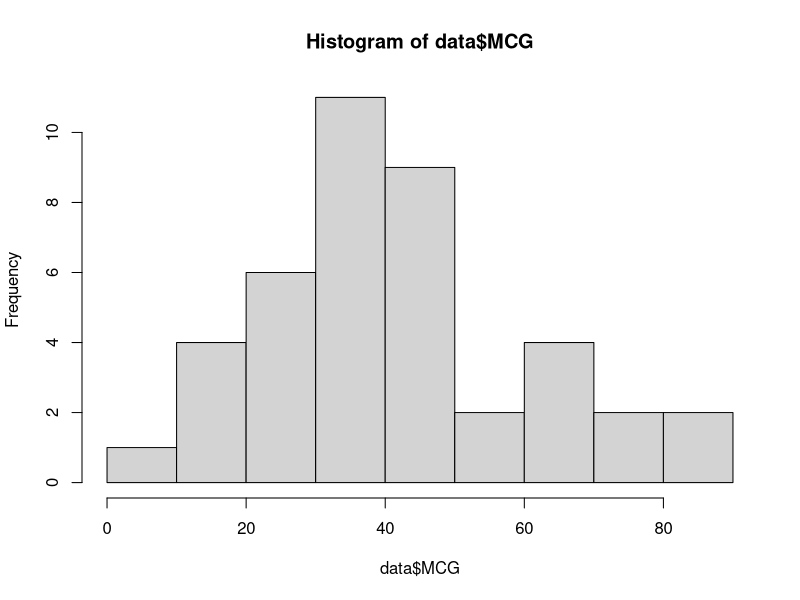
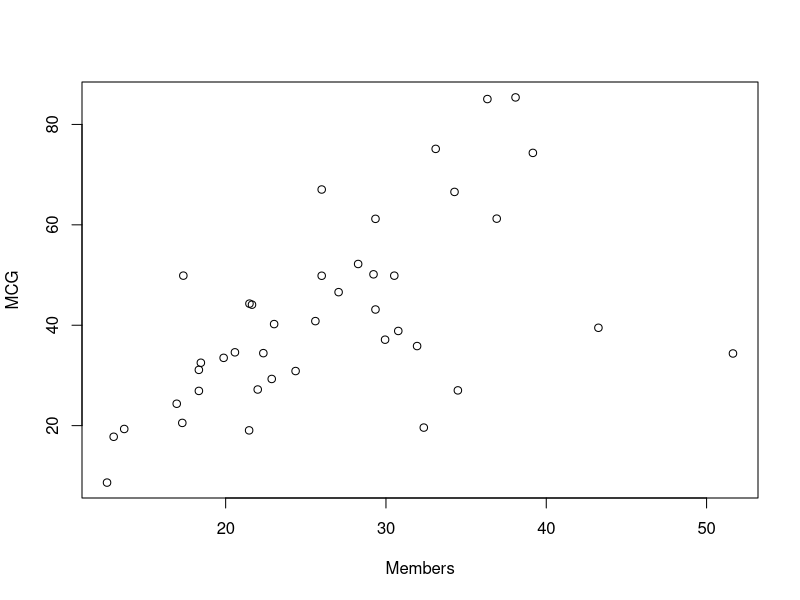
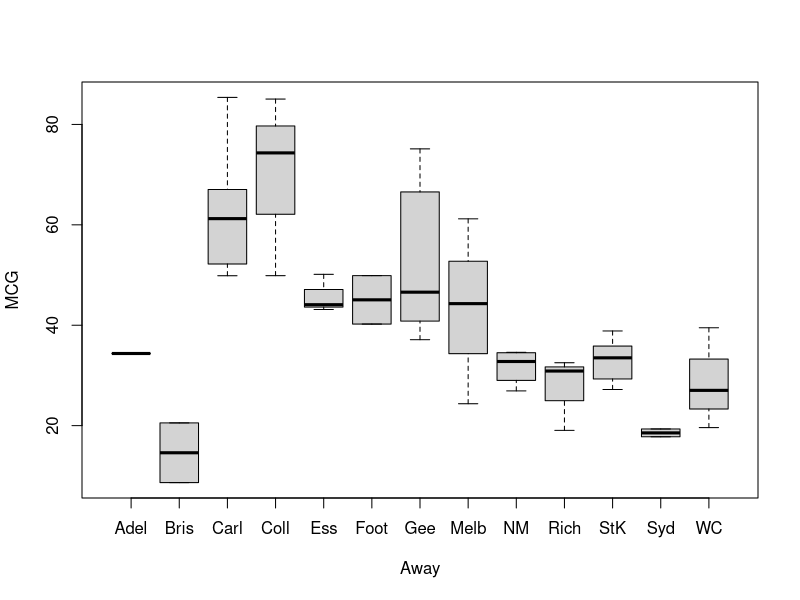
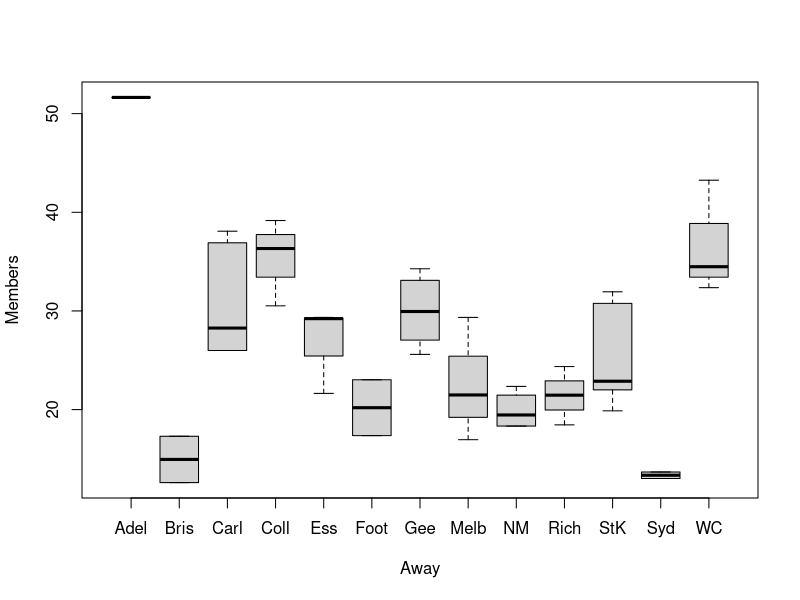
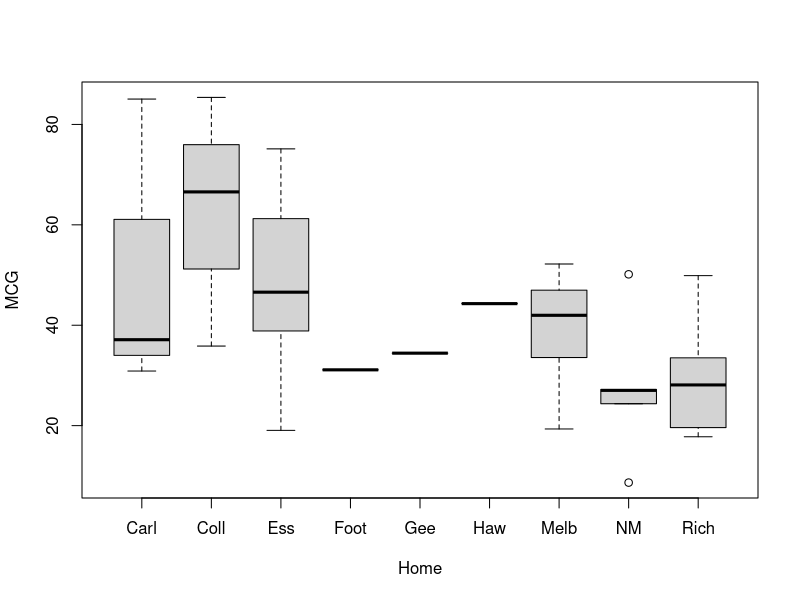
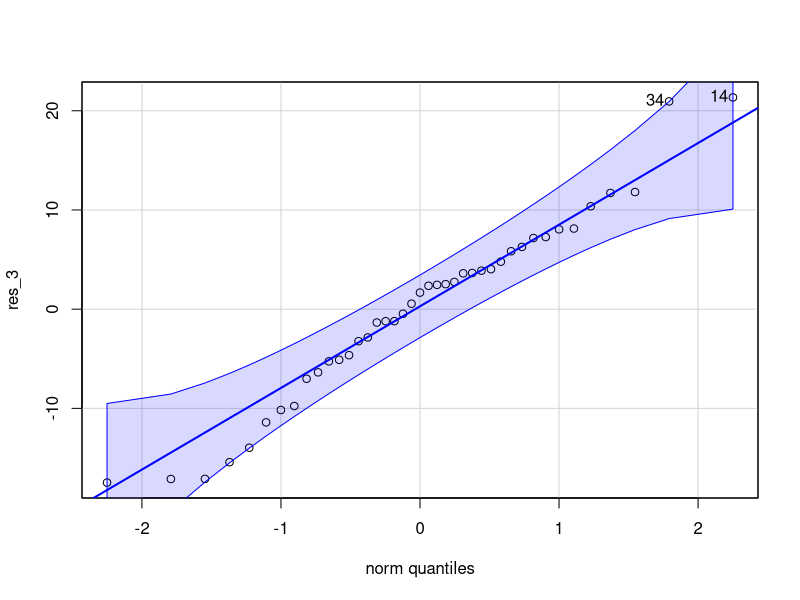
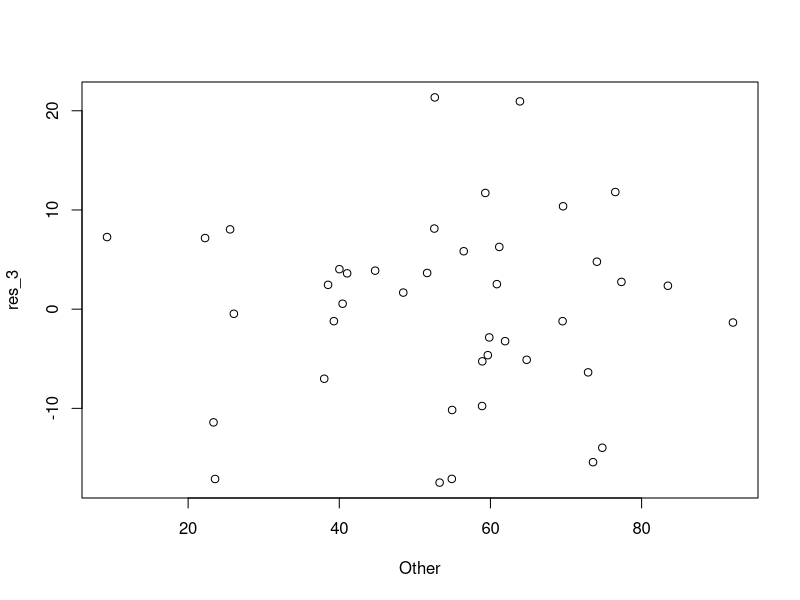
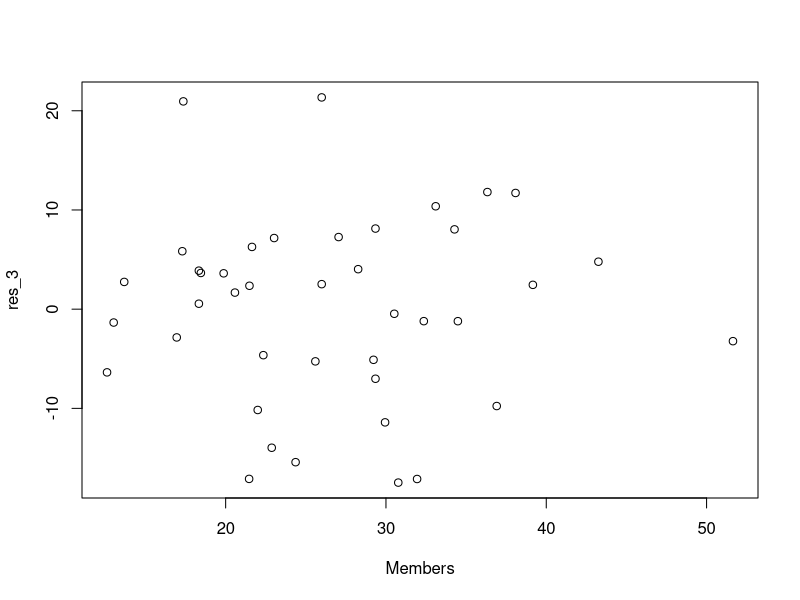

R code for these plots, in order:
#--------------------------------------------------------------------------------------
#
# STAT2000: Lab 11 - Week 12
#
# Glen Livingston Jr
#
# 02/06/2020
#
#--------------------------------------------------------------------------------------


rm(list = ls())
library("car")


#--------------------------------------------------------------------------------------
# Another look at the AFL Data
#--------------------------------------------------------------------------------------

data = haven::read_sav(file = "Lab_11_AFL.sav")
data = as.data.frame(data)

head(data)

hist(data$MCG)

plot(MCG~(Members), data = data)
boxplot(MCG~(Away), data = data)

table(data$Away)

boxplot(Members~(Away), data = data)
boxplot(MCG~(Home), data = data)

table(data$Home)

Anova(lm(MCG~Home, data = data),type=2)
Anova(lm(MCG~Away, data = data),type=2)

head(data)

lm_1 = lm(MCG~Members + Interstate, data = data)
Anova(lm_1, type = 2)
summary(lm_1)

lm_2 = lm(MCG~Members + Interstate + Members:Interstate, data = data)
Anova(lm_2, type = 2) # OOOPS!!! This model has interaction, therefore should use type 3 sums of squares. 
Anova(lm_2, type = 3)
summary(lm_2)

lm_3 = lm(MCG~Members + Interstate + Members:Interstate + Other, data = data)
Anova(lm_3, type = 3)
summary(lm_3) # Adjusted R Square 0.7137

res_3 = residuals(lm_3)
qqPlot(res_3)
shapiro.test(res_3)
plot(res_3~Other, data = data)
plot(res_3~Members, data = data)
boxplot(res_3~Interstate, data = data) # differing variance for the two groups?
leveneTest(res_3,data$Interstate) # Appears as though there may be different variance for the two groups. 


lm_4 = lm(LogMCG~Members + Interstate + Members:Interstate + Other, data = data)
Anova(lm_4, type = 3) # Other is not significant now
summary(lm_4) # Adjusted R Square 0.7247

res_4 = residuals(lm_4)
qqPlot(res_4)
shapiro.test(res_4)
plot(res_4~Other, data = data)
plot(res_4~Members, data = data) # Variance of the residuals gets smaller as members increases? 
boxplot(res_4~Interstate, data = data)

lm_5 = lm(LogMCG~Members + Interstate + Members:Interstate, data = data)
Anova(lm_5, type = 3) # Final model in the lecture
summary(lm_5) # Adjusted R Square 0.7152

res_5 = residuals(lm_5)
qqPlot(res_5)
shapiro.test(res_5)
plot(res_5~Members, data = data) # Variance of the residuals gets smaller as members increases?
boxplot(res_5~Interstate, data = data)


data$rootMCG = sqrt(data$MCG)

lm_6 = lm(rootMCG~Members + Interstate + Members:Interstate + Other, data = data)
Anova(lm_6, type = 3)
summary(lm_6) # Adjusted R Square 0.7256

res_6 = residuals(lm_6)
qqPlot(res_6)
shapiro.test(res_6)
plot(res_6~Other, data = data)
plot(res_6~Members, data = data)
boxplot(res_6~Interstate, data = data) # This has improved
leveneTest(res_6,data$Interstate) # Fine now. 

# When you have a positive response variable, two simple options for transformation are square root and log. Log is 
# more aggressive at removing non-constant variance as it makes a large number x smaller than what taking the square
# root of x does. It looks like in the above, using log was too aggressive. Tried square root and it worked. 

# Other was not significant at the 5% significance level, try removing it. 

lm_7 = lm(rootMCG~Members + Interstate + Members:Interstate, data = data)
Anova(lm_7, type = 3)
summary(lm_7) # Adjusted R Square 0.7068

res_7 = residuals(lm_7)
qqPlot(res_7)
shapiro.test(res_7)
plot(res_7~Other, data = data)
plot(res_7~Members, data = data)
boxplot(res_7~Interstate, data = data) # This has improved
leveneTest(res_7,data$Interstate) # Fine now. 

# I think that lm_6 was better. 


# The Other variable is interesting. It's not particularly useful for prediction as we will not know the 
# number before the saturday of the games. 

# Let's look at the value of the parameter estimate though. 

summary(lm_6) # Adjusted R Square 0.7256

# The parameter estimate is positive. This is saying that all other variables remaining constant, we expect 
# the square root of the attendance at the MCG to INCREASE by 13.17 people for every 1000 additional people
# attending other games in Melbourne? 

# An INCREASE? Is that what you would expect? How do you justify that? 

# Is an odd result. Possibly weather related? Temp is not significant but maybe whether it is raining has an effect?
# Something seasonal? 


plot(data$MCG~data$Date)

plot(data$MCG[1:19]~data$Date[1:19])  
anova(lm(data$MCG[1:19]~as.numeric(data$Date[1:19]))) # Not significant

plot(data$MCG[20:41]~data$Date[20:41])
anova(lm(data$MCG[20:41]~as.numeric(data$Date[20:41]))) # Not significant

# Lets add the two years together though for greater POWER!!!!

diff(as.numeric(data$Date))

one_year = c(as.numeric(data$Date[1:19]),
             as.numeric(data$Date[20:41]) - 365)

plot(data$MCG~one_year)
anova(lm(data$MCG~one_year)) # This is a significant predictor. Appears as though as the year goes on, more people 
# attend games. May not be significant when used in the other model though. 


lm_8 = lm(rootMCG~Members + Interstate + Members:Interstate + Other + one_year, data = data)
Anova(lm_8, type = 3) 
summary(lm_8) # Adjusted R Square 0.7256

# Not enough power to detect one_year as significant with all the other predictors in the model. The other predictors 
# do a better job at explaining the variation in attendance at the MCG. 

head(data)



